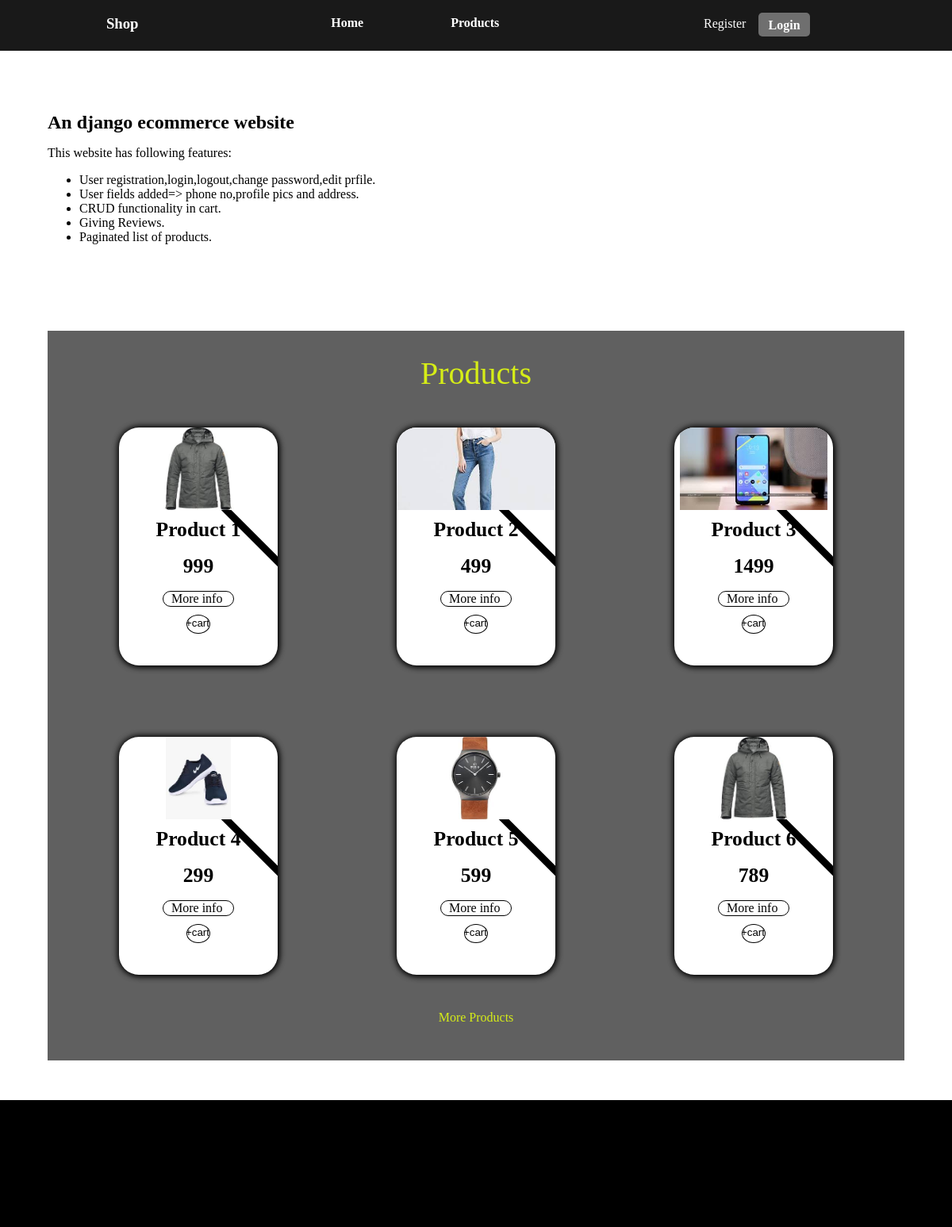
The page / on the database its author committed.
### products/models.py (models this page shows, shortened)
class product(models.Model):
    product_name=models.CharField(max_length=80,unique=True)
    image=models.ImageField(upload_to='media/img')
    price=models.IntegerField()
    produuct_description=models.TextField()

### products/views.py (the view, shortened to what this page needs)
# urls.py: path('', views.home),
def home(request):
    context={
        "products":selected_six
    }
    return render(request,'home.html',context)

### products/templates/home.html (shortened to what this page needs)
{% extends 'base.html' %}
{% load static %}
{% block css %}
    <link rel="stylesheet" href="{% static 'css/home.css' %}">
{% endblock %}
{% block content %}
    <div class="description-container">
        <h1 class="title">An django ecommerce website</h1>
        <p class="description">This website has following features:</p>
        <ul class="features">
            <li>User registration,login,logout,change password,edit prfile.</li>
            <li>User fields added=> phone no,profile pics and address.</li>
            <li>CRUD functionality in cart.</li>
            <li>Giving Reviews.</li>
            <li>Paginated list of products.</li>
        </ul>
    </div>
    <h2 class="popular-title">Products</h2>
    <div class="popular-product-card-container">
        {% for product in products %}
                <div class="product-card">
                    <img src="{{product.image.url}}"  class='product-card-img' alt="product image" srcset="">
                    <div class="decoration"></div>
                    <h3>{{product.product_name}}</h3>
                    <p><span class="price">{{product.price}}</span></p>
                    <a  href="/product/product_id={{product.id}}" class="buy-now-btn">More info</a>
                    <div class="add-to-cart">
                        <form action="" method="POST">
                            <button type="submit" value="{{product.id}}" name="product_id">
                                +cart
                            </button>
                        </form>
                    </div>
                </div>
        {% endfor %}
        <br>
        <div class="more-container">
            <a class="more-product" href="/products/">More Products</a>
        </div>
    </div>
{% endblock %}

### static/css/home.css (style rules this page uses)
html { scroll-behavior: smooth; }
body { margin: 0; padding: 0; overflow-x: hidden; background-color: white; }
* { -webkit-box-sizing: border-box; box-sizing: border-box; outline: none; }
.description-container { margin-top: 65px; padding: 5%; }
.description-container .title { font-size: 1.5rem; }
.popular-title { margin-left: 5%; margin-right: 5%; width: 7rem; font-size: 2.5rem; font-weight: lighter; min-width: 90vw; max-width: 90vw; text-align: center; background-color: #606060FF; color: #D6ED17FF; margin-bottom: 0px; padding-top: 30px; }
.popular-product-card-container { min-width: 90vw; max-width: 90vw; display: -webkit-box; display: -ms-flexbox; display: flex; -webkit-box-pack: center; -ms-flex-pack: center; justify-content: center; margin-left: 5%; margin-right: 5%; -ms-flex-wrap: wrap; flex-wrap: wrap; background-color: #606060FF; margin-top: 0px; margin-bottom: 50px; }
.popular-product-card-container a { text-decoration: none; }
.popular-product-card-container .more-container { text-align: center; margin-bottom: 45px; -ms-flex-preferred-size: 100%; flex-basis: 100%; }
.popular-product-card-container .more-container .more-product { color: #D6ED17FF; }
.product-card { background-color: white; z-index: 2; min-height: 300px; min-width: 200px; max-height: 300px; max-width: 200px; overflow: hidden; border-radius: 25px; margin: 45px 75px 45px 75px; -webkit-box-shadow: black 0.5px 0.5px 8px, black 0.5px 0.5px 8px; box-shadow: black 0.5px 0.5px 8px, black 0.5px 0.5px 8px; -webkit-transition: 300ms; transition: 300ms; display: -webkit-box; display: -ms-flexbox; display: flex; -webkit-box-orient: vertical; -webkit-box-direction: normal; -ms-flex-direction: column; flex-direction: column; -webkit-box-align: center; -ms-flex-align: center; align-items: center; -webkit-box-pack: center; -ms-flex-pack: center; justify-content: center; }
.product-card .product-card-img { width: auto; min-height: 104px; max-height: 104px; }
.product-card h3 { -webkit-transform: translateY(-25px); transform: translateY(-25px); font-size: 1.6rem; }
.product-card p { -webkit-transform: translateY(-50px); transform: translateY(-50px); }
.product-card p span { color: black; font-weight: bold; font-size: 1.6rem; }
.decoration { position: relative; width: 300px; height: 100px; background-color: black; -webkit-transform-origin: center center; transform-origin: center center; -webkit-transform: rotate(45deg) translateY(-28px) translateX(100px); transform: rotate(45deg) translateY(-28px) translateX(100px); z-index: -1; }
.buy-now-btn { text-decoration: none; background: none; cursor: pointer; -webkit-transform: translateY(-50px); transform: translateY(-50px); height: 100px; width: 90px; padding: 0px 10px 0px 10px; border-radius: 13px; border: 1px solid black; -webkit-transition: 300ms; transition: 300ms; outline: none; color: black; }
.add-to-cart { height: 250px; width: 30px; overflow: hidden; -webkit-transform: translateY(-40px); transform: translateY(-40px); color: black; outline: none; cursor: pointer; border-radius: 50%; border: 1px solid black; -webkit-transition: 300ms; transition: 300ms; }
.add-to-cart button { -webkit-transform: translateX(-8px); transform: translateX(-8px); border: none; height: 110%; background: none; width: 150%; }

### rows shown on the page
product: image (picture), product_name "Product 1", price "999", {{ product.id }} 1 (drawn)
product: image (picture), product_name "Product 2", price "499", {{ product.id }} 2 (drawn)
product: image (picture), product_name "Product 3", price "1499", {{ product.id }} 3 (drawn)
product: image (picture), product_name "Product 4", price "299", {{ product.id }} 4 (drawn)
product: image (picture), product_name "Product 5", price "599", {{ product.id }} 5 (drawn)
product: image (picture), product_name "Product 6", price "789", {{ product.id }} 6 (drawn)
